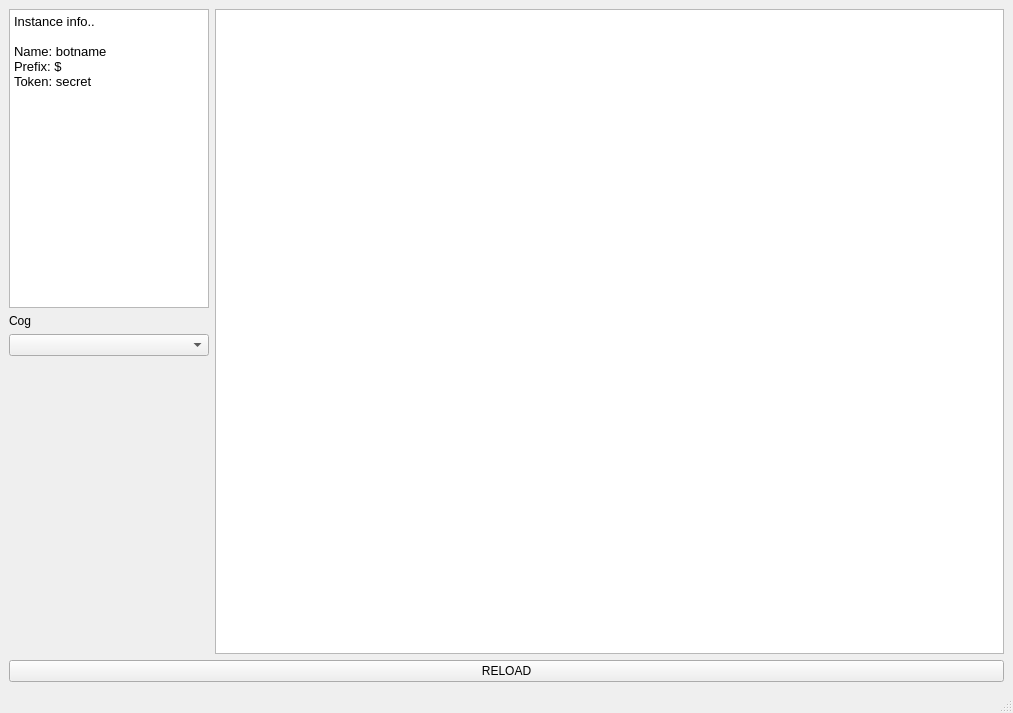
<?xml version="1.0" encoding="UTF-8"?>
<ui version="4.0">
 <class>InstanceWindow</class>
 <widget class="QMainWindow" name="InstanceWindow">
  <property name="geometry">
   <rect>
    <x>0</x>
    <y>0</y>
    <width>1013</width>
    <height>713</height>
   </rect>
  </property>
  <property name="windowTitle">
   <string>MainWindow</string>
  </property>
  <property name="styleSheet">
   <string notr="true"/>
  </property>
  <widget class="QWidget" name="centralwidget">
   <layout class="QVBoxLayout" name="verticalLayout">
    <item>
     <layout class="QHBoxLayout" name="horizontalLayout">
      <item>
       <layout class="QVBoxLayout" name="verticalLayout_2">
        <item>
         <widget class="QTextBrowser" name="instance_info_text_browser">
          <property name="maximumSize">
           <size>
            <width>200</width>
            <height>16777215</height>
           </size>
          </property>
          <property name="html">
           <string>&lt;!DOCTYPE HTML PUBLIC &quot;-//W3C//DTD HTML 4.0//EN&quot; &quot;http://www.w3.org/TR/REC-html40/strict.dtd&quot;&gt;
&lt;html&gt;&lt;head&gt;&lt;meta name=&quot;qrichtext&quot; content=&quot;1&quot; /&gt;&lt;meta charset=&quot;utf-8&quot; /&gt;&lt;style type=&quot;text/css&quot;&gt;
p, li { white-space: pre-wrap; }
hr { height: 1px; border-width: 0; }
li.unchecked::marker { content: &quot;\2610&quot;; }
li.checked::marker { content: &quot;\2612&quot;; }
&lt;/style&gt;&lt;/head&gt;&lt;body style=&quot; font-family:'Noto Sans'; font-size:10pt; font-weight:400; font-style:normal;&quot;&gt;
&lt;p style=&quot; margin-top:0px; margin-bottom:0px; margin-left:0px; margin-right:0px; -qt-block-indent:0; text-indent:0px;&quot;&gt;Instance info..&lt;/p&gt;
&lt;p style=&quot;-qt-paragraph-type:empty; margin-top:0px; margin-bottom:0px; margin-left:0px; margin-right:0px; -qt-block-indent:0; text-indent:0px;&quot;&gt;&lt;br /&gt;&lt;/p&gt;
&lt;p style=&quot; margin-top:0px; margin-bottom:0px; margin-left:0px; margin-right:0px; -qt-block-indent:0; text-indent:0px;&quot;&gt;Name: botname&lt;/p&gt;
&lt;p style=&quot; margin-top:0px; margin-bottom:0px; margin-left:0px; margin-right:0px; -qt-block-indent:0; text-indent:0px;&quot;&gt;Prefix: $&lt;/p&gt;
&lt;p style=&quot; margin-top:0px; margin-bottom:0px; margin-left:0px; margin-right:0px; -qt-block-indent:0; text-indent:0px;&quot;&gt;Token: secret&lt;/p&gt;&lt;/body&gt;&lt;/html&gt;</string>
          </property>
         </widget>
        </item>
        <item>
         <widget class="QLabel" name="label">
          <property name="maximumSize">
           <size>
            <width>200</width>
            <height>16777215</height>
           </size>
          </property>
          <property name="text">
           <string>Cog</string>
          </property>
         </widget>
        </item>
        <item>
         <widget class="QComboBox" name="cog_choice_combobox">
          <property name="minimumSize">
           <size>
            <width>200</width>
            <height>0</height>
           </size>
          </property>
          <property name="maximumSize">
           <size>
            <width>200</width>
            <height>16777215</height>
           </size>
          </property>
         </widget>
        </item>
        <item>
         <spacer name="verticalSpacer">
          <property name="orientation">
           <enum>Qt::Vertical</enum>
          </property>
          <property name="sizeHint" stdset="0">
           <size>
            <width>20</width>
            <height>40</height>
           </size>
          </property>
         </spacer>
        </item>
       </layout>
      </item>
      <item>
       <widget class="QTextBrowser" name="terminal">
        <property name="styleSheet">
         <string notr="true">font: 500 11pt &quot;SourceCodeVF&quot;;</string>
        </property>
        <property name="lineWrapMode">
         <enum>QTextEdit::NoWrap</enum>
        </property>
       </widget>
      </item>
     </layout>
    </item>
    <item>
     <widget class="QPushButton" name="reload_cog_button">
      <property name="text">
       <string>RELOAD</string>
      </property>
     </widget>
    </item>
   </layout>
  </widget>
  <widget class="QMenuBar" name="menubar">
   <property name="geometry">
    <rect>
     <x>0</x>
     <y>0</y>
     <width>1013</width>
     <height>23</height>
    </rect>
   </property>
  </widget>
  <widget class="QStatusBar" name="statusbar"/>
 </widget>
 <resources/>
 <connections/>
</ui>
